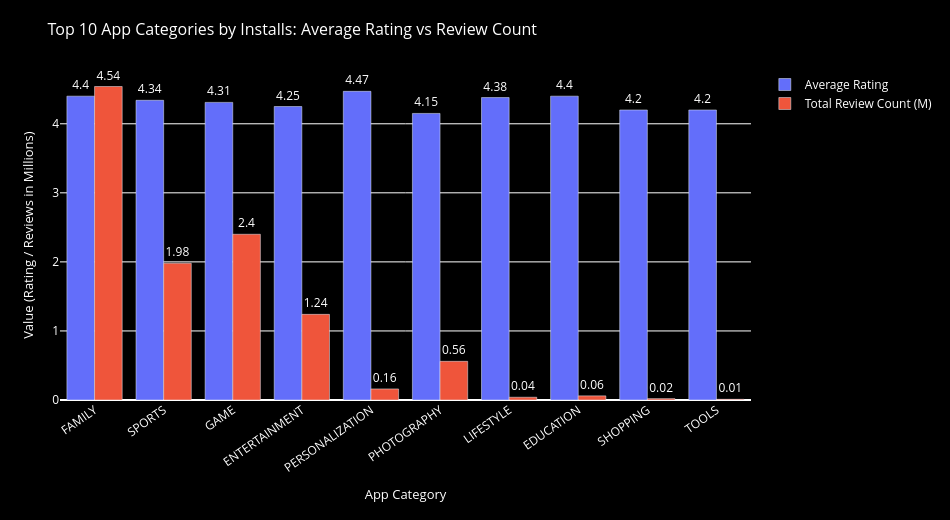

The notebook cell saved with this chart:
### Code cell
html_output_path = "./"
os.makedirs(html_output_path, exist_ok=True)

if apps_df.empty:
    chart_html = "<p style='color:white;text-align:center;padding:40px;'>No data available for the selected filtering criteria.</p>"

elif not in_window:
    chart_html = ""  # No placeholder — completely hidden outside window

else:
    fig = go.Figure()

    # Bar 1 — Average Rating
    fig.add_trace(go.Bar(
        name='Average Rating',
        x=top10['Category'],
        y=top10['Avg_Rating'].round(2),
        marker_color='#636EFA',
        text=top10['Avg_Rating'].round(2),
        textposition='outside'
    ))

    # Bar 2 — Total Review Count (scaled to millions for readability)
    fig.add_trace(go.Bar(
        name='Total Review Count (M)',
        x=top10['Category'],
        y=(top10['Total_Reviews'] / 1e6).round(2),
        marker_color='#EF553B',
        text=(top10['Total_Reviews'] / 1e6).round(2),
        textposition='outside'
    ))

    fig.update_layout(
        barmode='group',
        title=dict(
            text='Top 10 App Categories by Installs: Average Rating vs Review Count',
            font=dict(size=16, color='white')
        ),
        xaxis=dict(
            title='App Category',
            title_font=dict(size=13, color='white'),
            tickfont=dict(color='white'),
            tickangle=-35
        ),
        yaxis=dict(
            title='Value (Rating / Reviews in Millions)',
            title_font=dict(size=13, color='white'),
            tickfont=dict(color='white')
        ),
        legend=dict(font=dict(color='white'), bgcolor='rgba(0,0,0,0)'),
        plot_bgcolor='black',
        paper_bgcolor='black',
        font_color='white',
        margin=dict(l=60, r=30, t=70, b=120),
        width=950,
        height=520
    )

    chart_html = pio.to_html(fig, full_html=False, include_plotlyjs='inline')
    fig.write_html(os.path.join(html_output_path, 'grouped_bar_chart.html'), full_html=False, include_plotlyjs='inline')
    fig.show()
    print("Chart saved: grouped_bar_chart.html")

### Figure 1 — Plotly figure (JSON) as saved in the notebook; plotly's stock layout.template omitted (floating-point values rounded to 4 significant figures)
{"data": [{"marker": {"color": "#636EFA"}, "name": "Average Rating", "text": [4.4, 4.34, 4.31, 4.25, 4.47, 4.15, 4.38, 4.4, 4.2, 4.2], "textposition": "outside", "type": "bar", "x": ["FAMILY", "SPORTS", "GAME", "ENTERTAINMENT", "PERSONALIZATION", "PHOTOGRAPHY", "LIFESTYLE", "EDUCATION", "SHOPPING", "TOOLS"], "y": [4.4, 4.34, 4.31, 4.25, 4.47, 4.15, 4.38, 4.4, 4.2, 4.2]}, {"marker": {"color": "#EF553B"}, "name": "Total Review Count (M)", "text": [4.54, 1.98, 2.4, 1.24, 0.16, 0.56, 0.04, 0.06, 0.02, 0.01], "textposition": "outside", "type": "bar", "x": ["FAMILY", "SPORTS", "GAME", "ENTERTAINMENT", "PERSONALIZATION", "PHOTOGRAPHY", "LIFESTYLE", "EDUCATION", "SHOPPING", "TOOLS"], "y": [4.54, 1.98, 2.4, 1.24, 0.16, 0.56, 0.04, 0.06, 0.02, 0.01]}], "layout": {"barmode": "group", "font": {"color": "white"}, "height": 520, "legend": {"bgcolor": "rgba(0,0,0,0)", "font": {"color": "white"}}, "margin": {"b": 120, "l": 60, "r": 30, "t": 70}, "paper_bgcolor": "black", "plot_bgcolor": "black", "title": {"font": {"color": "white", "size": 16}, "text": "Top 10 App Categories by Installs: Average Rating vs Review Count"}, "width": 950, "xaxis": {"tickangle": -35, "tickfont": {"color": "white"}, "title": {"font": {"color": "white", "size": 13}, "text": "App Category"}}, "yaxis": {"tickfont": {"color": "white"}, "title": {"font": {"color": "white", "size": 13}, "text": "Value (Rating / Reviews in Millions)"}}}}
